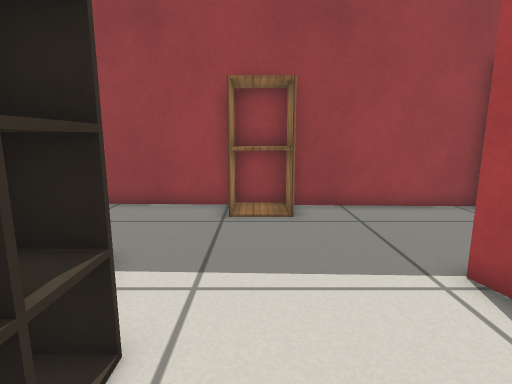
[1] (above)

13 first-person views from a walk through a Gazebo world. The camera is 0.59 m above the floor, tilts 10° down and sees 80° across. The lines on the ground mark 1 m squares. The floor is counted in squares, 0.25 m on a side. Each view is taken from the middle of a square. On the plan, view 1 faces up. The plan holds only what a view shows up to about 18 squares ahead; the rest is blank. Simple patterns stand in for the simulator's built-in surfaces.

[2]
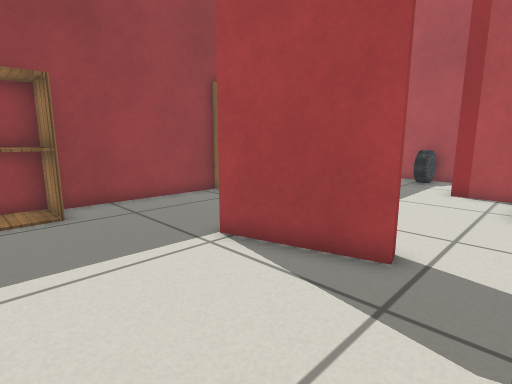

[3]
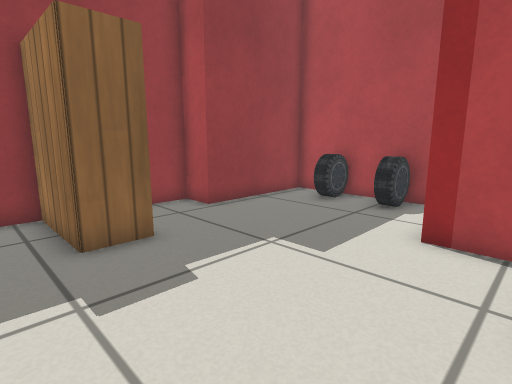

[4]
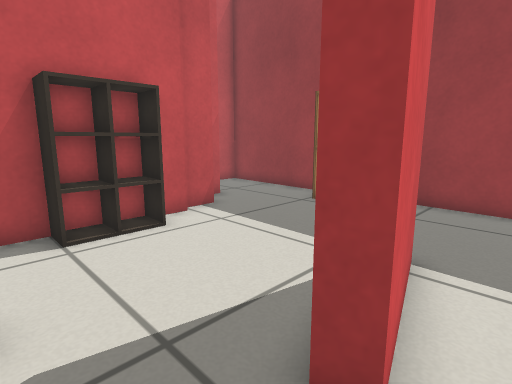

[5]
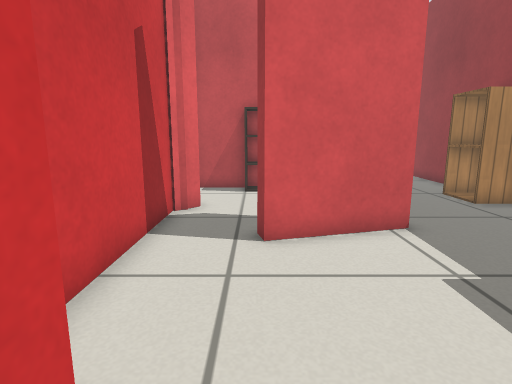

[6]
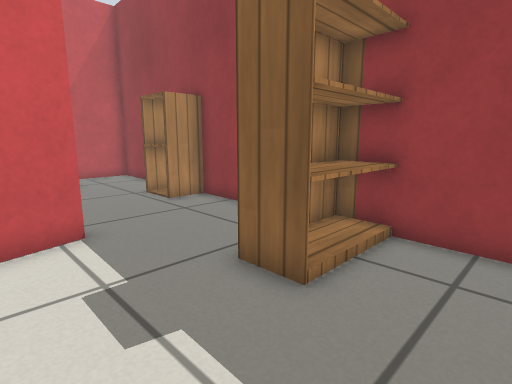

[7]
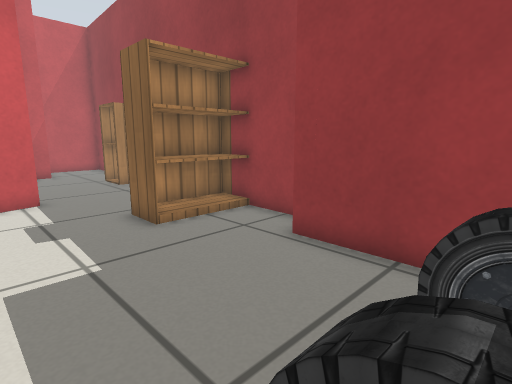

[8]
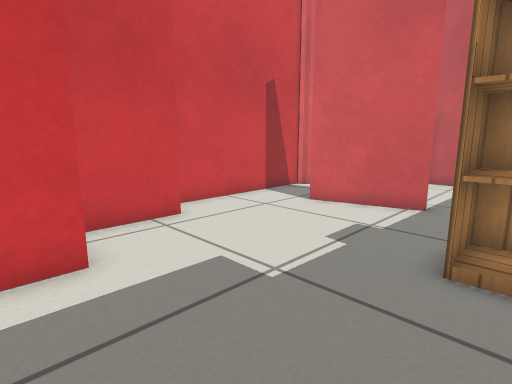

[9]
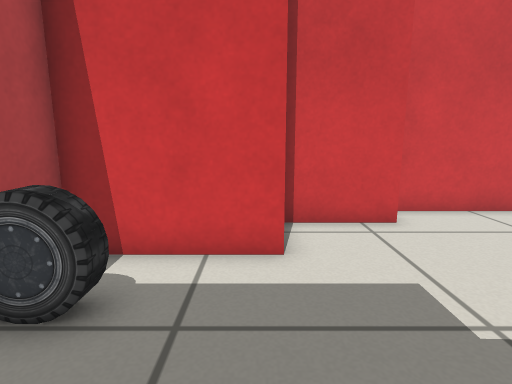

[10]
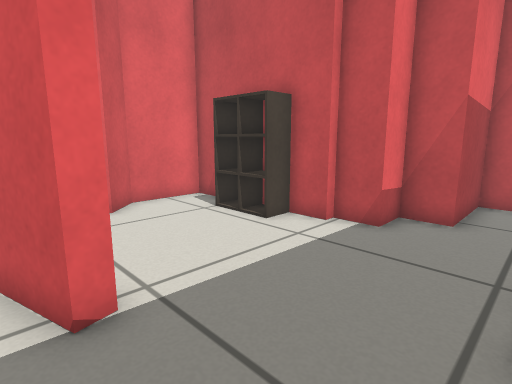

[11]
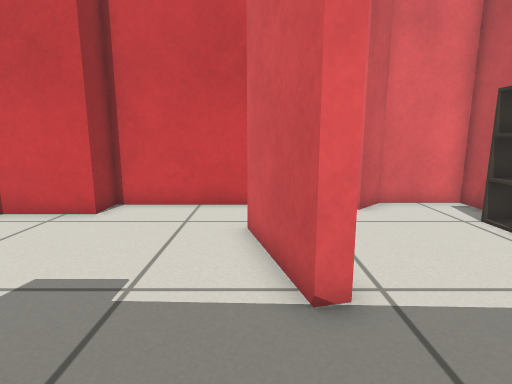

[12]
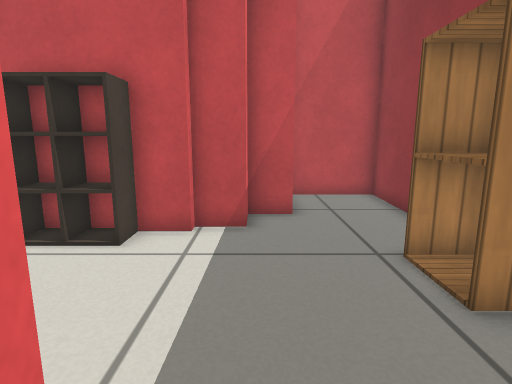

[13]
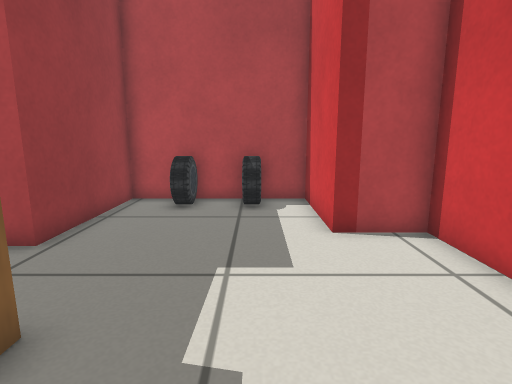

### Floor plan
Points are (right, up) in squares from view 1. A wall is a line through its corners. A room is listed if a view was taken in it or the views show most of it. See-through windows are left out.
Room 1 (views 1, 2, 3, 4, 5, 6, 7, 8, 9, 10, 11, 12, 13)
walls: (4.2, 5.1) (5.2, 1.2) (4.6, 1) (3.6, 4.9) (4.2, 5.1); (-1.4, 1.7) (-2.6, 1.7); (-2.5, 4.4) (-2.5, -2.1) (0.4, -2.1) (1.5, -0.9) (2.3, -1.7) (10, -1.7) (10, -0.3) (13.4, -0.3) (13.4, 2.1) (17.8, 2.1) (17.8, 8.9) (12.4, 8.9) (12.4, 10.3) (-7.7, 10.9) (-7.7, 7.2) (-4.3, 7.2) (-4.3, 5.8) (-2.9, 5.8) (-2.9, 4.4); (-2.6, 3) (-1.5, 3) (-1.5, 0.5) (-2.6, 0.5)
objects: cabinet (-1, 9) to (1, 10); bookshelf (8, 7) to (9, 10); car (16, 4) to (17, 4); car (16, 6) to (17, 7)

Where each view was taken, in squares from view 1:
view 1: 0 up, 0 right, facing up
view 2: 1 down, 1 left, facing up-right
view 3: 0 up, 6 right, facing up-right
view 4: 1 down, 6 right, facing up-left
view 5: 1 up, 12 right, facing left
view 6: 3 up, 12 right, facing up-left
view 7: 3 up, 17 right, facing up-left
view 8: 8 up, 15 right, facing down-left
view 9: 8 up, 14 right, facing down
view 10: 9 up, 5 right, facing down-left
view 11: 9 up, 5 right, facing down
view 12: 6 up, 5 right, facing left
view 13: 4 up, 6 right, facing right
